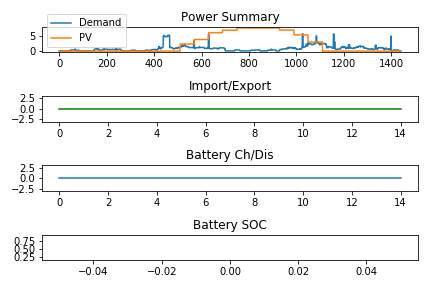

Recreate this plot in Python.
# -*- coding: utf-8 -*-
"""
Created on Mon Feb 19 10:53:57 2018

@author: guemruekcue
"""


from pyomo.environ import *
from pyomo.opt import SolverFactory
import matplotlib.pylab as plt
import multiprocessing

# Create a solver
opt= SolverFactory("bonmin", executable="C:/cygwin/home/bonmin/Bonmin-1.8.6/build/bin/bonmin")

print("#################################################")
print("Starting the optimizer")
print("#################################################")
price=0.3
timeInterval=1


file = open("C:/Users/guemruekcue/internship/optimization-agent/profiles/load_profile_1.txt", 'r')
lines = file.read().splitlines()
keys=range(len(lines))
Pdem = {}
for i in keys:
    Pdem[keys[i]]=float(lines[i])*2

file = open("C:/Users/guemruekcue/internship/optimization-agent/profiles/PV_profile3.txt", 'r')
linesPV = file.read().splitlines()
keysPV=range(len(linesPV))
PV = {}
for i in keysPV:
    PV[keysPV[i]]=float(linesPV[i])


Ppv_dem={}
for i,value in Pdem.items():
    if Pdem[i]<=PV[i]:
        Ppv_dem[i]=Pdem[i]
    else:
        Ppv_dem[i]=PV[i]


#N=len(Pdem)
N=15
Eff_Charging=0.9
Eff_Discharging= 0.7
Capacity=9.6*3600   #kWs


model = ConcreteModel()
model.horizon=RangeSet(0,N-1)
model.lengthSoC=RangeSet(0,N)

model.PBAT_CH= Var(model.horizon,bounds=(0,5.6),initialize=0)    #charging
model.PBAT_DIS=Var(model.horizon, bounds=(0,5.6),initialize=0)    #discharging
model.PGRID_EXP=Var(model.horizon,within=NonNegativeReals,initialize=0)
model.PGRID_IMP=Var(model.horizon,within=NonNegativeReals,initialize=0)
model.s1ch=Var(model.horizon,within=Binary)
model.s2dis=Var(model.horizon,within=Binary)
model.g1imp=Var(model.horizon,within=Binary)
model.g2exp=Var(model.horizon,within=Binary)
model.SoC=Var(model.lengthSoC,bounds=(0.20,0.95))


#%%
print("#################################################")
print("Objective function")
print("#################################################")      
def obj_rule(model):
    return sum(model.g1imp[m]*model.PGRID_IMP[m]+model.g2exp[m]*model.PGRID_EXP[m] for m in model.horizon)
model.obj=Objective(rule=obj_rule)

#%%
print("#################################################")
print("Constraints")
print("#################################################")
    
def con_rule1(model,m):
    return PV[m]==Ppv_dem[m]+model.s1ch[m]*model.PBAT_CH[m]+model.g2exp[m]*model.PGRID_EXP[m]
model.con1=Constraint(model.horizon,rule=con_rule1)

def con_rule2(model,m):
    return Pdem[m]==Ppv_dem[m] + model.s2dis[m]*model.PBAT_DIS[m] + model.g1imp[m]*model.PGRID_IMP[m]
model.con2=Constraint(model.horizon,rule=con_rule2)

def con_rule3(model,m):
    return model.SoC[m+1]==model.SoC[m]+ (model.s1ch[m]*model.PBAT_CH[m]*Eff_Charging-model.s2dis[m]*model.PBAT_DIS[m]/Eff_Discharging)*60/Capacity 
model.con3=Constraint(model.horizon,rule=con_rule3)

def con_rule4(model,m):
    return model.s1ch[m]+model.s2dis[m]<=1
model.con4=Constraint(model.horizon,rule=con_rule4)

def con_rule5(model,m):
    return model.g1imp[m]+model.g2exp[m]<=1
model.con5=Constraint(model.horizon,rule=con_rule5)

#%%
print("#################################################")
print("Solving")
print("#################################################")
results = opt.solve(model)

print(results)

#%%
print("#################################################")
print("Plots")
print("#################################################")

lists = sorted(Pdem.items()) # sorted by key, return a list of tuples
x1, y1 = zip(*lists) # unpack a list of pairs into two tuples

listsPV = sorted(PV.items()) # sorted by key, return a list of tuples
x2, y2 = zip(*listsPV) # unpack a list of pairs into two tuples

listsPV_dem = sorted(Ppv_dem.items()) # sorted by key, return a list of tuples
x3, y3 = zip(*listsPV_dem) # unpack a list of pairs into two tuples
     
listsPBatCh = sorted(instance.PBAT_CH.items()) # sorted by key, return a list of tuples
listsPBatDis = sorted(instance.PBAT_DIS.items()) # sorted by key, return a list of tuples
x4, y = zip(*listsPBatCh) # unpack a list of pairs into two tuples
y4=[]
for value in y:
    y4.append(value.value)

listsSOC= sorted(instance.SoC.items()) # sorted by key, return a list of tuples
x5, y = zip(*listsSOC) # unpack a list of pairs into two tuples
y5=[]
for value in y:
    y5.append(value.value)
    
listsImport = sorted(instance.PGRID_IMP.items()) # sorted by key, return a list of tuples
x6, y = zip(*listsImport) # unpack a list of pairs into two tuples
y6=[]
for value in y:
    y6.append(value.value)

fig1=plt.subplot(4,1,1)
fig1.set_title('Power Summary')
plt.plot(x1, y1,label='Demand')
plt.plot(x2, y2,label='PV')
plt.legend()

fig2=plt.subplot(4,1,2)
fig2.set_ylim([-3,3])
fig2.set_title('Import/Export')
plt.plot(x6, y6,'g')

fig3=plt.subplot(4,1,3)
fig3.set_ylim([-3,3])
fig3.set_title('Battery Ch/Dis') 
plt.plot(x4, y4)


fig4=plt.subplot(4,1,4)
fig4.set_title('Battery SOC')
fig4.set_ylim([0.15,0.95])
plt.plot(x5, y5)
plt.tight_layout()
plt.savefig('MinimumGridInteraction.png')

print(results)



